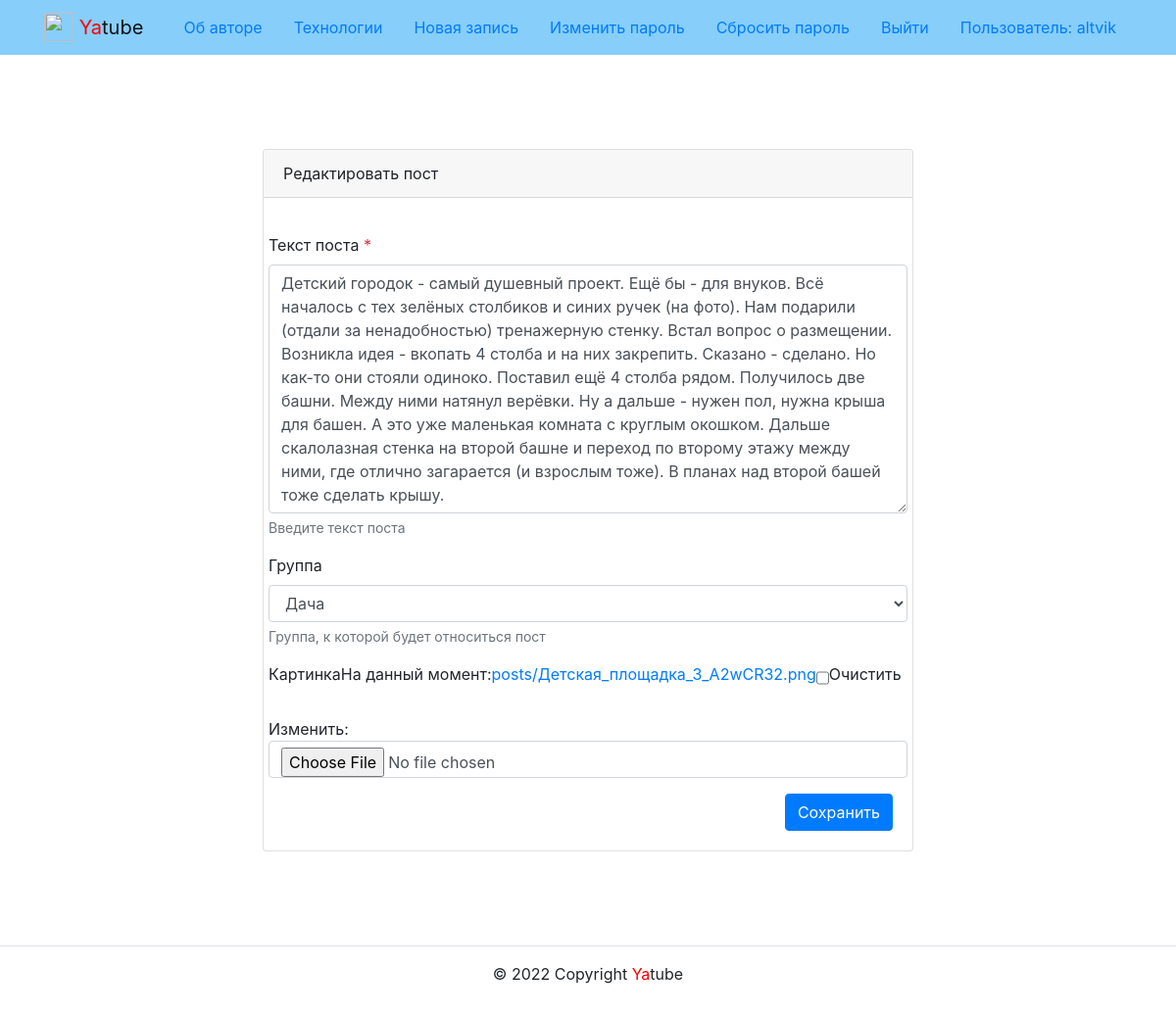
Page /posts/52/edit/ (signed in) on the committed database.
### posts/models.py (models this page shows, shortened)
class Post(models.Model):
    RELATED_NAME = 'posts'
    text = models.TextField(
        'Текст поста',
        help_text='Введите текст поста',
        blank=False,
        null=False,
    )
    pub_date = models.DateTimeField(
        'Дата публикации',
        auto_now_add=True,
        db_index=True,
    )
    author = models.ForeignKey(
        User,
        on_delete=models.CASCADE,
        blank=False,
        null=False,
        related_name=RELATED_NAME,
        verbose_name='Автор',
    )
    group = models.ForeignKey(
        Group,
        on_delete=models.SET_NULL,
        blank=True,
        null=True,
        related_name=RELATED_NAME,
        verbose_name='Группа',
        help_text='Группа, к которой будет относиться пост',
    )
    image = models.ImageField(
        'Картинка',
        upload_to='posts/',
        blank=True
    )
    class Meta:
        ordering = ('-pub_date',)
        verbose_name = 'Пост'
        verbose_name_plural = 'Посты'

### posts/views.py (the view)
# urls.py: path('posts/<int:post_id>/edit/', views.post_edit, name='post_edit'),
@login_required(login_url='/')
def post_edit(request, post_id):
    post = Post.objects.select_related('author').get(id=post_id)
    if request.user != post.author:
        return redirect('posts:post_detail', post_id=post_id)
    form = PostForm(
        request.POST or None,
        files=request.FILES or None,
        instance=post
    )
    if form.is_valid():
        form.save()
        return redirect('posts:post_detail', post_id)
    context = {
        'form': form,
        'is_edit': True,
        'title': 'Редактировать пост',
    }
    return render(request, 'posts/create_post.html', context)

### posts/forms.py
class PostForm(forms.ModelForm):
    class Meta:
        model = Post
        fields = ('text', 'group', 'image')

### core/context_processors/year.py (called while the page is built)
def year(request):
    return {
        'year': datetime.now().year
    }

### core/templatetags/user_filters.py (called while the page is built)
@register.filter
def addclass(field, css):
    return field.as_widget(attrs={'class': css})

### posts/models.py (called while the page is built)
    def __str__(self):
        return self.title

### templates/posts/create_post.html (shortened to what this page needs)
{% extends "users_base.html" %}
{% block card_header %}{{ title }}{% endblock card_header %}
{% block card_body %}
  <form
    method="post"
    enctype="multipart/form-data"
    action=
      {% if is_edit %}
        "{% url 'posts:post_edit' form.instance.id %}"
      {% else %}
        "{% url 'posts:post_create' %}"
      {% endif %}>
    {% include 'users/includes/form_fields.html'  %}
    <div class="d-flex justify-content-end">
      <button type="submit" class="btn btn-primary">
        {% if is_edit %}
          Сохранить
        {% else %}
          Добавить
        {% endif %}
      </button>
    </div>
  </form>
{% endblock card_body %}

### templates/users_base.html
{% extends "base.html" %}
{% block content %}
  <div class="row justify-content-center">
    <div class="col-md-8 p-5">
      <div class="card">
        <div class="card-header">
          {% block card_header %}card-header{% endblock %}
        </div>
        <div class="card-body">
          {% block card_body%}card-body{% endblock %}
        </div>
      </div>
    </div>
  </div>
{% endblock %}

### templates/base.html (shortened to what this page needs)
<!DOCTYPE html>
<html lang="ru">
  <head>
    {% include 'includes/head.html' %}
  </head>
  <body>
    <header>
      {% include 'includes/header.html' %}
    </header>
    <main>
      <div class="container py-5">
        {% block content %}{% endblock %}
      </div>
    </main>
    <footer class="border-top text-center py-3">
      {% include 'includes/footer.html' %}
    </footer>
  </body>
</html>

### templates/includes/head.html (shortened to what this page needs)
{% load static %}
<link rel="stylesheet" href="{% static 'css/bootstrap.min.css' %}">

### templates/includes/header.html (shortened to what this page needs)
{% load static %}
<nav class="navbar navbar-light" style="background-color: lightskyblue">
  <div class="container">
    <a class="navbar-brand" href="{% url 'posts:index' %}">
      <img
        src="{% static 'img/logo.png' %}"
        width="30"
        height="30"
        class="d-inline-block align-top"
        alt=""
      >
      <span style="color:red">Ya</span>tube
    </a>
    <ul class="nav nav-pills">
      {% with request.resolver_match.view_name as view_name %}
        <li class="nav-item">
          <a class="nav-link
            {% if view_name  == 'about:author' %}active{% endif %}"
            href="{% url 'about:author' %}"
          >
            Об авторе
          </a>
        </li>
        <li class="nav-item">
          <a class="nav-link
            {% if view_name  == 'about:tech' %}active{% endif %}"
            href="{% url 'about:tech' %}"
          >
            Технологии
          </a>
        </li>
        {% if user.is_authenticated %}
          <li class="nav-item">
            <a class="nav-link link-light
              {% if view_name  == 'posts:post_create' %}active{% endif %}"
              href="{% url 'posts:post_create' %}"
            >
              Новая запись
            </a>
          </li>
          <li class="nav-item">
            <a class="nav-link link-light
              {% if view_name  == 'auth:password_change' %}active{% endif %}"
              href="{% url 'auth:password_change' %}"
            >
              Изменить пароль
            </a>
          </li>
          <li class="nav-item">
            <a class="nav-link link-light
              {% if view_name  == 'auth:password_reset' %}active{% endif %}"
              href="{% url 'auth:password_reset' %}"
            >
              Сбросить пароль
            </a>
          </li>
          <li class="nav-item">
            <a class="nav-link link-light
              {% if view_name  == 'auth:logout' %}active{% endif %}"
              href="{% url 'auth:logout' %}"
            >
              Выйти
            </a>
          </li>
          <li class="nav-item">
            <a class="nav-link link-dark" href="">
              Пользователь: {{ user.username }}
            </a>
          </li>
        {% endif %}
      {% endwith %}
    </ul>
  </div>
</nav>

### templates/users/includes/form_fields.html
{% load user_filters %}
{% load thumbnail %}
{% for field in form %}
  <div class="form-group row my-3">
    <label for="{{ field.id_for_label }}">
      {{ field.label }}
        {% if field.field.required %}
          <span class="required text-danger">*</span>
        {% endif %}
    </label>
    {{ field|addclass:'form-control' }}
    {% if field.help_text %}
      <small
        id="{{ field.id_for_label }}-help"
        class="form-text text-muted">
        {{ field.help_text|safe }}
      </small>
    {% endif %}
  </div>
{% endfor %}

### templates/includes/footer.html
<p>© {{ year }} Copyright <span style="color:red">Ya</span>tube</p>

### rows in the picture
Post: form "Детский городок - самый душевный проект. Ещё бы - для внуков. Всё началось с тех зелёных столбиков и синих ручек (на фото). Нам подарили (отдали за ненадобностью) тренажерную стенку. Встал вопрос о размещении. Возникла идея - вкопать 4 столба и на них закрепить. Сказано - сделано. Но как-то они стояли одиноко. Поставил ещё 4 столба рядом. Получилось две башни. Между ними натянул верёвки. Ну а дальше - нужен пол, нужна крыша для башен. А это уже маленькая комната с круглым окошком. Дальше скалолазная стенка на второй башне и переход по второму этажу между ними, где отлично загарается (и взрослым тоже). В планах над второй башей тоже сделать крышу." "Дача"

### other values in the picture
{{ user.username }} "altvik"
{{ title }} "Редактировать пост"
{{ field.label }} "Текст поста" "Группа" "Картинка"
{{ field.help_text|safe }} "Введите текст поста" "Группа, к которой будет относиться пост"
